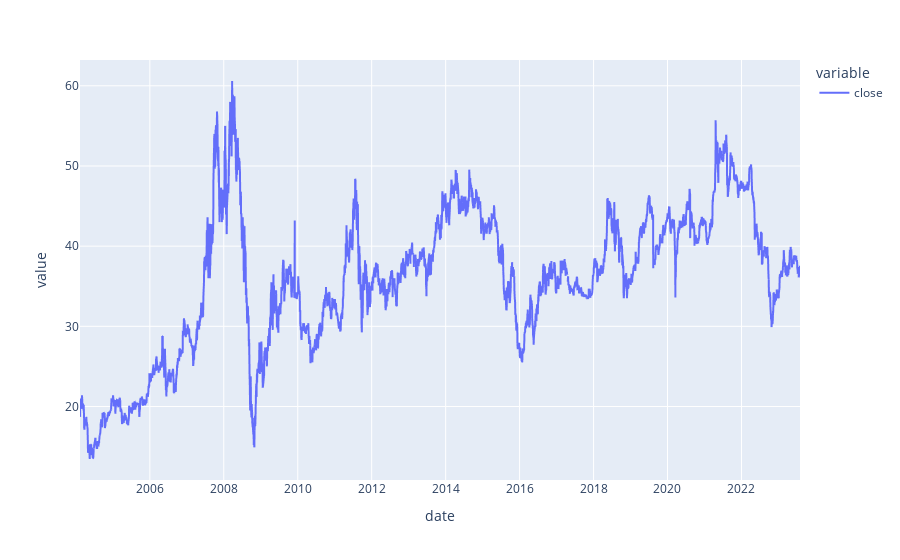

Notebook code cell kept with this figure:
### Code cell
bot.data['1101'].close.plot()

### Figure 1 — Plotly figure (JSON) as saved in the notebook; plotly's stock layout.template omitted (floating-point values rounded to 4 significant figures; data arrays with more than 128 entries replaced by an {"elided": "..."} marker saying what was removed)
{"data": [{"hovertemplate": "variable=close<br>date=%{x}<br>value=%{y}<extra></extra>", "legendgroup": "close", "line": {"color": "#636efa", "dash": "solid"}, "marker": {"symbol": "circle"}, "mode": "lines", "name": "close", "showlegend": true, "x": {"elided": "4783 str values"}, "xaxis": "x", "y": {"elided": "4783 float values"}, "yaxis": "y", "type": "scattergl"}], "layout": {"xaxis": {"anchor": "y", "domain": [0.0, 1.0], "title": {"text": "date"}}, "yaxis": {"anchor": "x", "domain": [0.0, 1.0], "title": {"text": "value"}}, "legend": {"title": {"text": "variable"}, "tracegroupgap": 0}, "margin": {"t": 60}}}
